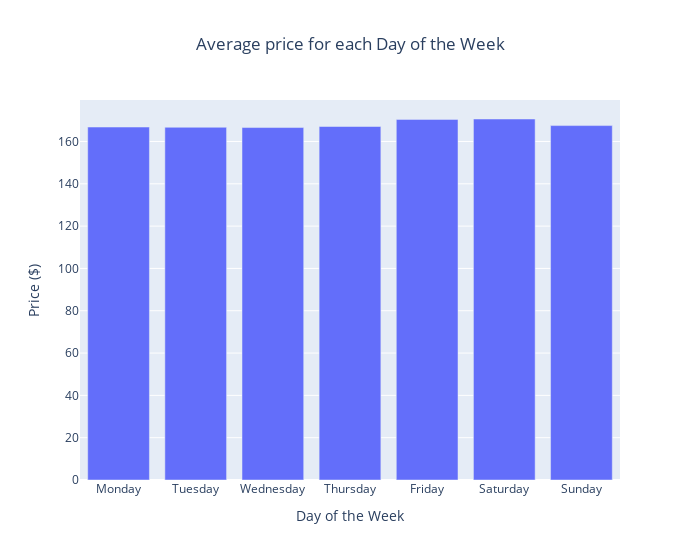

The code cell stored with this chart in its notebook:
### Code cell
import plotly.express as px
import plotly.io as pio

save_dir = '../../reports/figures/question_3/'

# Bar plot of average price per weekday
fig = px.bar(
    weekday_avg_price,
    x="weekday",
    y="price",
    title="Average price for each Day of the Week",
    labels={
        "weekday": "Day of the Week",
        "price": "Price ($)",
    },
)
fig.update_layout(title_x = 0.5, width=700)
fig.write_image(f'{save_dir}average_price_weekday.png')
fig.show()

### Figure 1 — Plotly figure (JSON) as saved in the notebook; plotly's stock layout.template omitted (floating-point values rounded to 4 significant figures)
{"data": [{"alignmentgroup": "True", "hovertemplate": "Day of the Week=%{x}<br>Price ($)=%{y}<extra></extra>", "legendgroup": "", "marker": {"color": "#636efa", "pattern": {"shape": ""}}, "name": "", "offsetgroup": "", "orientation": "v", "showlegend": false, "textposition": "auto", "type": "bar", "x": ["Monday", "Tuesday", "Wednesday", "Thursday", "Friday", "Saturday", "Sunday"], "xaxis": "x", "y": [166.8, 166.7, 166.6, 167.1, 170.4, 170.6, 167.5], "yaxis": "y"}], "layout": {"barmode": "relative", "legend": {"tracegroupgap": 0}, "title": {"text": "Average price for each Day of the Week", "x": 0.5}, "width": 700, "xaxis": {"anchor": "y", "domain": [0, 1], "title": {"text": "Day of the Week"}}, "yaxis": {"anchor": "x", "domain": [0, 1], "title": {"text": "Price ($)"}}}}
